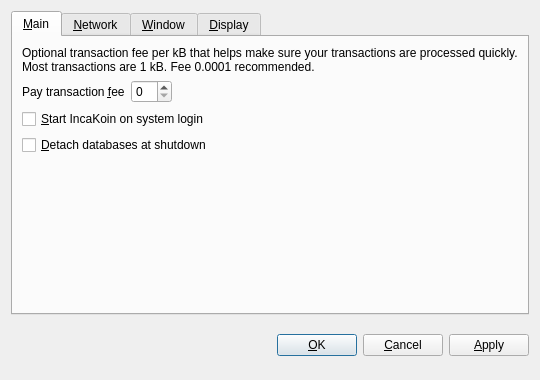
<?xml version="1.0" encoding="UTF-8"?>
<ui version="4.0">
 <class>OptionsDialog</class>
 <widget class="QDialog" name="OptionsDialog">
  <property name="geometry">
   <rect>
    <x>0</x>
    <y>0</y>
    <width>540</width>
    <height>380</height>
   </rect>
  </property>
  <property name="windowTitle">
   <string>Options</string>
  </property>
  <property name="modal">
   <bool>true</bool>
  </property>
  <layout class="QVBoxLayout" name="verticalLayout">
   <item>
    <widget class="QTabWidget" name="tabWidget">
     <property name="tabPosition">
      <enum>QTabWidget::North</enum>
     </property>
     <property name="currentIndex">
      <number>0</number>
     </property>
     <widget class="QWidget" name="tabMain">
      <attribute name="title">
       <string>&amp;Main</string>
      </attribute>
      <layout class="QVBoxLayout" name="verticalLayout_Main">
       <item>
        <widget class="QLabel" name="transactionFeeInfoLabel">
         <property name="text">
          <string>Optional transaction fee per kB that helps make sure your transactions are processed quickly. Most transactions are 1 kB. Fee 0.0001 recommended.</string>
         </property>
         <property name="textFormat">
          <enum>Qt::PlainText</enum>
         </property>
         <property name="wordWrap">
          <bool>true</bool>
         </property>
        </widget>
       </item>
       <item>
        <layout class="QHBoxLayout" name="horizontalLayout_Main">
         <item>
          <widget class="QLabel" name="transactionFeeLabel">
           <property name="text">
            <string>Pay transaction &amp;fee</string>
           </property>
           <property name="textFormat">
            <enum>Qt::PlainText</enum>
           </property>
           <property name="buddy">
            <cstring>transactionFee</cstring>
           </property>
          </widget>
         </item>
         <item>
          <widget class="IncaKoinAmountField" name="transactionFee"/>
         </item>
         <item>
          <spacer name="horizontalSpacer_Main">
           <property name="orientation">
            <enum>Qt::Horizontal</enum>
           </property>
           <property name="sizeHint" stdset="0">
            <size>
             <width>40</width>
             <height>20</height>
            </size>
           </property>
          </spacer>
         </item>
        </layout>
       </item>
       <item>
        <widget class="QCheckBox" name="IncaKoinAtStartup">
         <property name="toolTip">
          <string>Automatically start IncaKoin after logging in to the system.</string>
         </property>
         <property name="text">
          <string>&amp;Start IncaKoin on system login</string>
         </property>
        </widget>
       </item>
       <item>
        <widget class="QCheckBox" name="detachDatabases">
         <property name="toolTip">
          <string>Detach block and address databases at shutdown. This means they can be moved to another data directory, but it slows down shutdown. The wallet is always detached.</string>
         </property>
         <property name="text">
          <string>&amp;Detach databases at shutdown</string>
         </property>
        </widget>
       </item>
       <item>
        <spacer name="verticalSpacer_Main">
         <property name="orientation">
          <enum>Qt::Vertical</enum>
         </property>
         <property name="sizeHint" stdset="0">
          <size>
           <width>20</width>
           <height>40</height>
          </size>
         </property>
        </spacer>
       </item>
      </layout>
     </widget>
     <widget class="QWidget" name="tabNetwork">
      <attribute name="title">
       <string>&amp;Network</string>
      </attribute>
      <layout class="QVBoxLayout" name="verticalLayout_Network">
       <item>
        <widget class="QCheckBox" name="mapPortUpnp">
         <property name="toolTip">
          <string>Automatically open the IncaKoin client port on the router. This only works when your router supports UPnP and it is enabled.</string>
         </property>
         <property name="text">
          <string>Map port using &amp;UPnP</string>
         </property>
        </widget>
       </item>
       <item>
        <widget class="QCheckBox" name="connectSocks">
         <property name="toolTip">
          <string>Connect to the IncaKoin network through a SOCKS proxy (e.g. when connecting through Tor).</string>
         </property>
         <property name="text">
          <string>&amp;Connect through SOCKS proxy:</string>
         </property>
        </widget>
       </item>
       <item>
        <layout class="QHBoxLayout" name="horizontalLayout_Network">
         <item>
          <widget class="QLabel" name="proxyIpLabel">
           <property name="text">
            <string>Proxy &amp;IP:</string>
           </property>
           <property name="textFormat">
            <enum>Qt::PlainText</enum>
           </property>
           <property name="buddy">
            <cstring>proxyIp</cstring>
           </property>
          </widget>
         </item>
         <item>
          <widget class="QValidatedLineEdit" name="proxyIp" native="true">
           <property name="maximumSize">
            <size>
             <width>140</width>
             <height>16777215</height>
            </size>
           </property>
           <property name="toolTip">
            <string>IP address of the proxy (e.g. 127.0.0.1)</string>
           </property>
          </widget>
         </item>
         <item>
          <widget class="QLabel" name="proxyPortLabel">
           <property name="text">
            <string>&amp;Port:</string>
           </property>
           <property name="textFormat">
            <enum>Qt::PlainText</enum>
           </property>
           <property name="buddy">
            <cstring>proxyPort</cstring>
           </property>
          </widget>
         </item>
         <item>
          <widget class="QLineEdit" name="proxyPort">
           <property name="maximumSize">
            <size>
             <width>55</width>
             <height>16777215</height>
            </size>
           </property>
           <property name="toolTip">
            <string>Port of the proxy (e.g. 9050)</string>
           </property>
          </widget>
         </item>
         <item>
          <widget class="QLabel" name="socksVersionLabel">
           <property name="text">
            <string>SOCKS &amp;Version:</string>
           </property>
           <property name="textFormat">
            <enum>Qt::PlainText</enum>
           </property>
           <property name="buddy">
            <cstring>socksVersion</cstring>
           </property>
          </widget>
         </item>
         <item>
          <widget class="QValueComboBox" name="socksVersion">
           <property name="toolTip">
            <string>SOCKS version of the proxy (e.g. 5)</string>
           </property>
          </widget>
         </item>
         <item>
          <spacer name="horizontalSpacer_Network">
           <property name="orientation">
            <enum>Qt::Horizontal</enum>
           </property>
           <property name="sizeHint" stdset="0">
            <size>
             <width>40</width>
             <height>20</height>
            </size>
           </property>
          </spacer>
         </item>
        </layout>
       </item>
       <item>
        <spacer name="verticalSpacer_Network">
         <property name="orientation">
          <enum>Qt::Vertical</enum>
         </property>
         <property name="sizeHint" stdset="0">
          <size>
           <width>20</width>
           <height>40</height>
          </size>
         </property>
        </spacer>
       </item>
      </layout>
     </widget>
     <widget class="QWidget" name="tabWindow">
      <attribute name="title">
       <string>&amp;Window</string>
      </attribute>
      <layout class="QVBoxLayout" name="verticalLayout_Window">
       <item>
        <widget class="QCheckBox" name="minimizeToTray">
         <property name="toolTip">
          <string>Show only a tray icon after minimizing the window.</string>
         </property>
         <property name="text">
          <string>&amp;Minimize to the tray instead of the taskbar</string>
         </property>
        </widget>
       </item>
       <item>
        <widget class="QCheckBox" name="minimizeOnClose">
         <property name="toolTip">
          <string>Minimize instead of exit the application when the window is closed. When this option is enabled, the application will be closed only after selecting Quit in the menu.</string>
         </property>
         <property name="text">
          <string>M&amp;inimize on close</string>
         </property>
        </widget>
       </item>
       <item>
        <spacer name="verticalSpacer_Window">
         <property name="orientation">
          <enum>Qt::Vertical</enum>
         </property>
         <property name="sizeHint" stdset="0">
          <size>
           <width>20</width>
           <height>40</height>
          </size>
         </property>
        </spacer>
       </item>
      </layout>
     </widget>
     <widget class="QWidget" name="tabDisplay">
      <attribute name="title">
       <string>&amp;Display</string>
      </attribute>
      <layout class="QVBoxLayout" name="verticalLayout_Display">
       <item>
        <layout class="QHBoxLayout" name="horizontalLayout_1_Display">
         <item>
          <widget class="QLabel" name="langLabel">
           <property name="text">
            <string>User Interface &amp;language:</string>
           </property>
           <property name="textFormat">
            <enum>Qt::PlainText</enum>
           </property>
           <property name="buddy">
            <cstring>lang</cstring>
           </property>
          </widget>
         </item>
         <item>
          <widget class="QValueComboBox" name="lang">
           <property name="toolTip">
            <string>The user interface language can be set here. This setting will take effect after restarting IncaKoin.</string>
           </property>
          </widget>
         </item>
        </layout>
       </item>
       <item>
        <layout class="QHBoxLayout" name="horizontalLayout_2_Display">
         <item>
          <widget class="QLabel" name="unitLabel">
           <property name="text">
            <string>&amp;Unit to show amounts in:</string>
           </property>
           <property name="textFormat">
            <enum>Qt::PlainText</enum>
           </property>
           <property name="buddy">
            <cstring>unit</cstring>
           </property>
          </widget>
         </item>
         <item>
          <widget class="QValueComboBox" name="unit">
           <property name="toolTip">
            <string>Choose the default subdivision unit to show in the interface and when sending coins.</string>
           </property>
          </widget>
         </item>
        </layout>
       </item>
       <item>
        <widget class="QCheckBox" name="displayAddresses">
         <property name="toolTip">
          <string>Whether to show IncaKoin addresses in the transaction list or not.</string>
         </property>
         <property name="text">
          <string>&amp;Display addresses in transaction list</string>
         </property>
        </widget>
       </item>
       <item>
        <spacer name="verticalSpacer_Display">
         <property name="orientation">
          <enum>Qt::Vertical</enum>
         </property>
         <property name="sizeHint" stdset="0">
          <size>
           <width>20</width>
           <height>40</height>
          </size>
         </property>
        </spacer>
       </item>
      </layout>
     </widget>
    </widget>
   </item>
   <item>
    <layout class="QHBoxLayout" name="horizontalLayout_Buttons">
     <item>
      <spacer name="horizontalSpacer_1">
       <property name="orientation">
        <enum>Qt::Horizontal</enum>
       </property>
       <property name="sizeHint" stdset="0">
        <size>
         <width>40</width>
         <height>48</height>
        </size>
       </property>
      </spacer>
     </item>
     <item>
      <widget class="QLabel" name="statusLabel">
       <property name="font">
        <font>
         <weight>75</weight>
         <bold>true</bold>
        </font>
       </property>
       <property name="text">
        <string/>
       </property>
       <property name="textFormat">
        <enum>Qt::PlainText</enum>
       </property>
       <property name="wordWrap">
        <bool>true</bool>
       </property>
      </widget>
     </item>
     <item>
      <spacer name="horizontalSpacer_2">
       <property name="orientation">
        <enum>Qt::Horizontal</enum>
       </property>
       <property name="sizeHint" stdset="0">
        <size>
         <width>40</width>
         <height>48</height>
        </size>
       </property>
      </spacer>
     </item>
     <item>
      <widget class="QPushButton" name="okButton">
       <property name="text">
        <string>&amp;OK</string>
       </property>
      </widget>
     </item>
     <item>
      <widget class="QPushButton" name="cancelButton">
       <property name="text">
        <string>&amp;Cancel</string>
       </property>
       <property name="autoDefault">
        <bool>false</bool>
       </property>
      </widget>
     </item>
     <item>
      <widget class="QPushButton" name="applyButton">
       <property name="text">
        <string>&amp;Apply</string>
       </property>
       <property name="autoDefault">
        <bool>false</bool>
       </property>
      </widget>
     </item>
    </layout>
   </item>
  </layout>
 </widget>
 <customwidgets>
  <customwidget>
   <class>QValidatedLineEdit</class>
   <extends>QWidget</extends>
   <header>qvalidatedlineedit.h</header>
  </customwidget>
  <customwidget>
   <class>IncaKoinAmountField</class>
   <extends>QSpinBox</extends>
   <header>IncaKoinamountfield.h</header>
  </customwidget>
  <customwidget>
   <class>QValueComboBox</class>
   <extends>QComboBox</extends>
   <header>qvaluecombobox.h</header>
  </customwidget>
 </customwidgets>
 <resources/>
 <connections/>
</ui>
